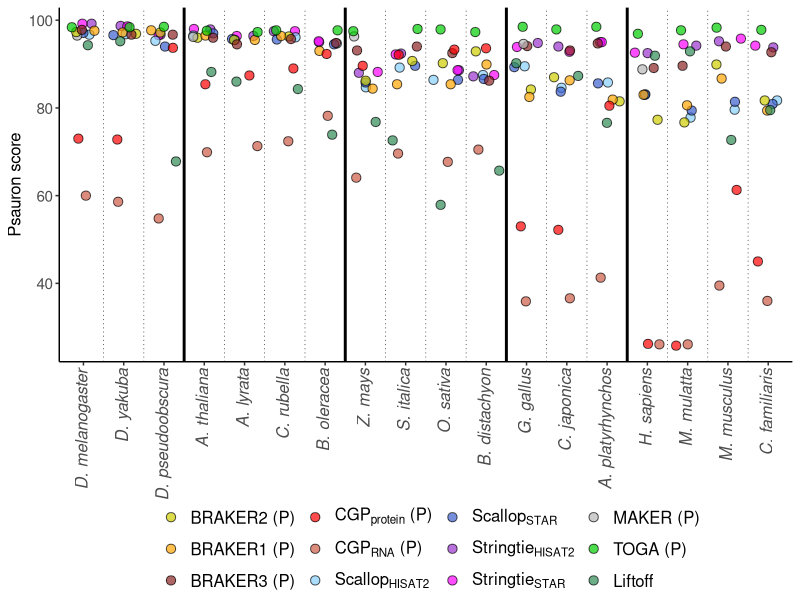
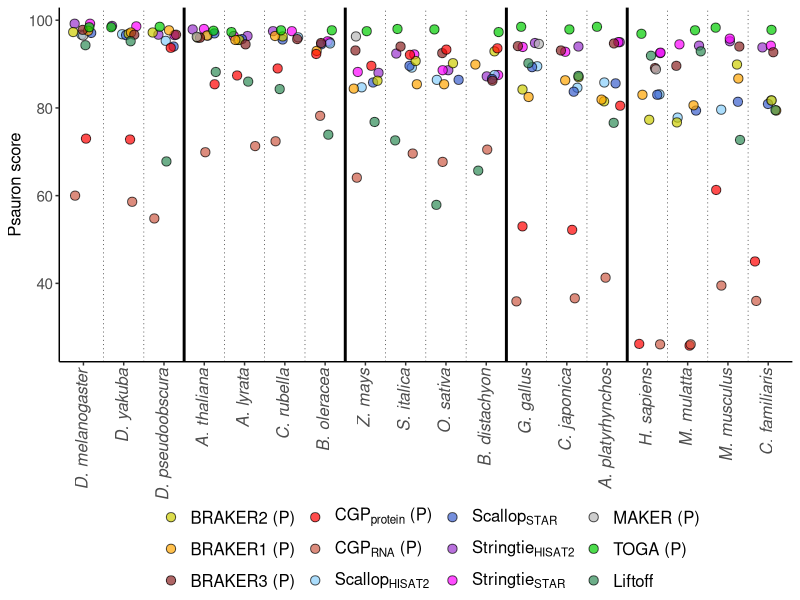

Reproduce these figures in R, in order.
## ---- chunk 1
currentdir=getwd()
setwd(currentdir)
library(tidyverse)
## ---- chunk 2
annotations <-read_csv("../../data/Table_S3.csv")
annotations <- annotations %>% filter(!method %in% c("BrkProt-unfilt","BrkProt-fullsupport","BrkRNA-unfilt",
                                                     "BrkRNA-fullsupport","CGPdenovo","TSEBRA","MakerNoRnaNoEvm",
                                                     "MakerRnaEvm","MakerNoRnaEvm")) 

methodlabels<-c("BRAKER2 (P)","BRAKER1 (P)","BRAKER3 (P)",expression(paste(CGP[protein]," (P)")),expression(paste(CGP[RNA]," (P)")),expression(Scallop[HISAT2]),expression(Scallop[STAR]),expression(Stringtie[HISAT2]),expression(Stringtie[STAR]),"MAKER (P)","TOGA (P)","Liftoff")

annotations$method <- factor(annotations$method,levels=c("BrkProt","BrkRNA","Braker3","CGPprotein","CGPrnaseq",
                                           "ScalHisat","ScalStar","StrHisat","StrStar","MakerRnaNoEvm","TOGA","liftoff"))

annotations <- annotations %>% mutate(species = str_replace(species, "dmelanogaster", "D. melanogaster")) %>%
     mutate(species = str_replace(species, "dpseudoobscura", "D. pseudoobscura")) %>%  
     mutate(species = str_replace(species, "dyakuba", "D. yakuba")) %>%
     mutate(species = str_replace(species, "alyrata", "A. lyrata")) %>%
     mutate(species = str_replace(species, "athaliana", "A. thaliana")) %>%
     mutate(species = str_replace(species, "boleracea", "B. oleracea")) %>%
     mutate(species = str_replace(species, "crubella", "C. rubella")) %>%
     mutate(species = str_replace(species, "osativa", "O. sativa")) %>%
     mutate(species = str_replace(species, "sitalica", "S. italica")) %>%
     mutate(species = str_replace(species, "bdistachyon", "B. distachyon")) %>%
     mutate(species = str_replace(species, "zmays", "Z. mays")) %>%
     mutate(species = str_replace(species, "bmori", "B. mori")) %>%
     mutate(species = str_replace(species, "herato", "H. erato")) %>%
     mutate(species = str_replace(species, "dplexippus", "D. plexippus")) %>%
     mutate(species = str_replace(species, "human", "H. sapiens")) %>%
     mutate(species = str_replace(species, "macaque", "M. mulatta")) %>%
     mutate(species = str_replace(species, "dog", "C. familiaris")) %>%
     mutate(species = str_replace(species, "mouse", "M. musculus")) %>%
     mutate(species = str_replace(species, "chicken", "G. gallus")) %>%
     mutate(species = str_replace(species, "quail", "C. japonica")) %>%
     mutate(species = str_replace(species, "mallard", "A. platyrhynchos"))


annotations <- annotations %>% mutate_at(vars(species),factor,levels=c("D. melanogaster",
              "D. yakuba", "D. pseudoobscura","A. thaliana", "A. lyrata","C. rubella","B. oleracea","Z. mays","S. italica","O. sativa",
               "B. distachyon", "G. gallus","C. japonica","A. platyrhynchos","H. sapiens","M. mulatta","M. musculus","C. familiaris","H. erato","D. plexippus","B. mori"))
## ---- chunk 3
psauron_plot <- annotations %>% filter(group!="heliconines") %>% ggplot(aes(x=species,y=PsauronScore)) + geom_point(aes(fill=method),color="black",pch=21,position = position_jitter(w = 0.33,h = 0),alpha=0.7,size=2.8) +
    scale_fill_manual(labels=methodlabels,values=c("yellow3","orange","brown4", "red","coral3", "lightskyblue", "royalblue3","darkorchid3", "magenta","gray72","green3","seagreen")) + 
theme_classic() +
theme(legend.text.align = 0) + 
theme(legend.text=element_text(size=12)) +
theme(axis.text.x=element_text(angle=90, size=12,hjust=1,vjust=0.32,face="italic")) + 
theme(axis.text.y=element_text(size=11)) + 
theme(axis.title.y=element_text(size=12)) +
ylab("Psauron score") +
xlab("") + 
geom_vline(xintercept=1.5,linetype="dotted",size=0.2) +
geom_vline(xintercept=2.5,linetype="dotted",size=0.2)+
geom_vline(xintercept=3.5,linetype="solid",size=1) +
geom_vline(xintercept=4.5,linetype="dotted",size=0.2) +
geom_vline(xintercept=5.5,linetype="dotted",size=0.2) +
geom_vline(xintercept=6.5,linetype="dotted",size=0.2) +
geom_vline(xintercept=7.5,linetype="solid",size=1)+
geom_vline(xintercept=8.5,linetype="dotted",size=0.2) +
geom_vline(xintercept=9.5,linetype="dotted",size=0.2) +
geom_vline(xintercept=10.5,linetype="dotted",size=0.2) +
geom_vline(xintercept=11.5,linetype="solid",size=1)+
geom_vline(xintercept=12.5,linetype="dotted",size=0.2) +
geom_vline(xintercept=13.5,linetype="dotted",size=0.2) +
geom_vline(xintercept=14.5,linetype="solid",size=1) +
geom_vline(xintercept=15.5,linetype="dotted",size=0.2) +
geom_vline(xintercept=16.5,linetype="dotted",size=0.2) +
geom_vline(xintercept=17.5,linetype="dotted",size=0.2) +
guides(fill = guide_legend(title = "")) +
theme(legend.position="bottom") +
theme(legend.margin=margin(-22, 0, 0, 0))

print(psauron_plot)

ggsave(psauron_plot,file="Figure5.pdf",width=8,height=5.5)
